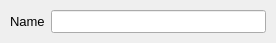
<?xml version="1.0" encoding="UTF-8"?>
<ui version="4.0">
 <class>nFileInfo</class>
 <widget class="QMainWindow" name="nFileInfo">
  <property name="geometry">
   <rect>
    <x>0</x>
    <y>0</y>
    <width>276</width>
    <height>42</height>
   </rect>
  </property>
  <property name="windowTitle">
   <string>File Info</string>
  </property>
  <property name="unifiedTitleAndToolBarOnMac">
   <bool>true</bool>
  </property>
  <widget class="QWidget" name="centralwidget">
   <property name="font">
    <font>
     <pointsize>10</pointsize>
    </font>
   </property>
   <layout class="QGridLayout" name="gridLayout">
    <property name="leftMargin">
     <number>10</number>
    </property>
    <property name="topMargin">
     <number>10</number>
    </property>
    <property name="rightMargin">
     <number>10</number>
    </property>
    <property name="bottomMargin">
     <number>10</number>
    </property>
    <item row="0" column="0">
     <widget class="QLabel" name="label">
      <property name="font">
       <font>
        <pointsize>10</pointsize>
       </font>
      </property>
      <property name="text">
       <string>Name</string>
      </property>
     </widget>
    </item>
    <item row="0" column="1">
     <widget class="QLineEdit" name="name"/>
    </item>
   </layout>
  </widget>
 </widget>
 <resources/>
 <connections/>
</ui>
